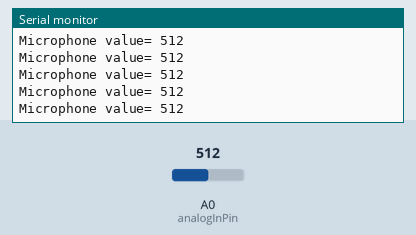
Simulated run of this sketch. Board: Arduino Uno, built with avr-gcc and run on an emulated ATmega328P. On the bench: the last lines printed to the serial monitor. The inputs (shaded band) are chosen by the test bench; at power-on: A0 (analogInPin) = 512.

Above: at 1.2 s.
1.3 s: A0 (analogInPin) set to 109
At 2.4 s:
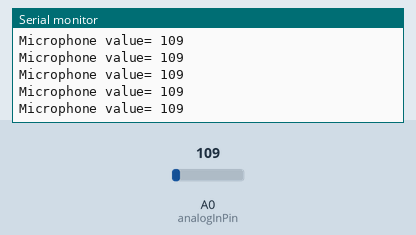
4.3 s: A0 (analogInPin) set to 90
At 5.4 s:
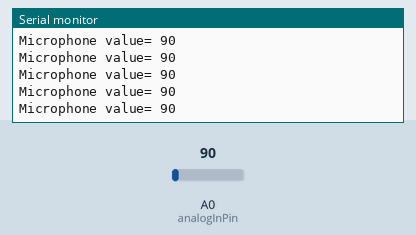
5.8 s: A0 (analogInPin) set to 11
At 6.9 s:
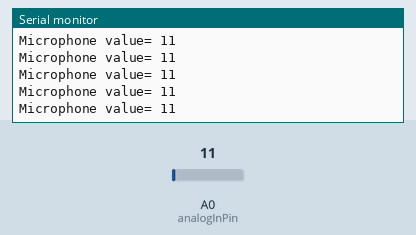
8.8 s: A0 (analogInPin) set to 8
At 9.9 s:
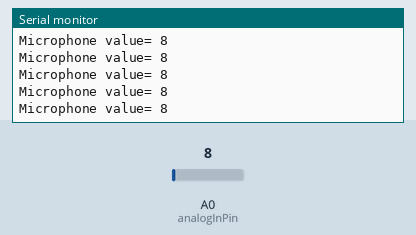
Timing chart, 0 to 11.8 s (numbered marks = the images above; inputs shaded):
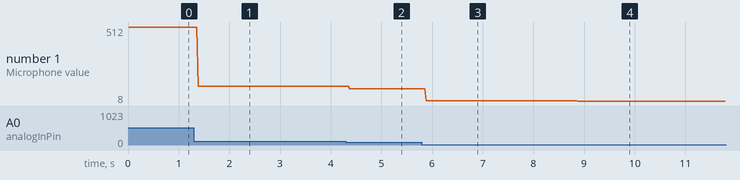

The sketch:

dht11.ino
```cpp
const int analogInPin = A0;
int sensorValue = 0;

void setup() {
Serial.begin(9600);
Serial.println("Microphone Test" );
}

void loop() {
sensorValue = analogRead(analogInPin);
Serial.print("Microphone value= ");
Serial.println(sensorValue);


}
```

Measured:
- after the input at 1.3 s, the serial monitor: prints a new line after 0.08 s (image 1)
- after the input at 4.3 s, the serial monitor: prints a new line after 0.07 s (image 2)
- after the input at 5.8 s, the serial monitor: prints a new line after 0.08 s (image 3)
- after the input at 8.8 s, the serial monitor: prints a new line after 0.08 s (image 4)
- plotted number 1: 512 → 109 after the input at 1.3 s, 109 → 90 after the input at 4.3 s, 90 → 11 after the input at 5.8 s, 11 → 8 after the input at 8.8 s
